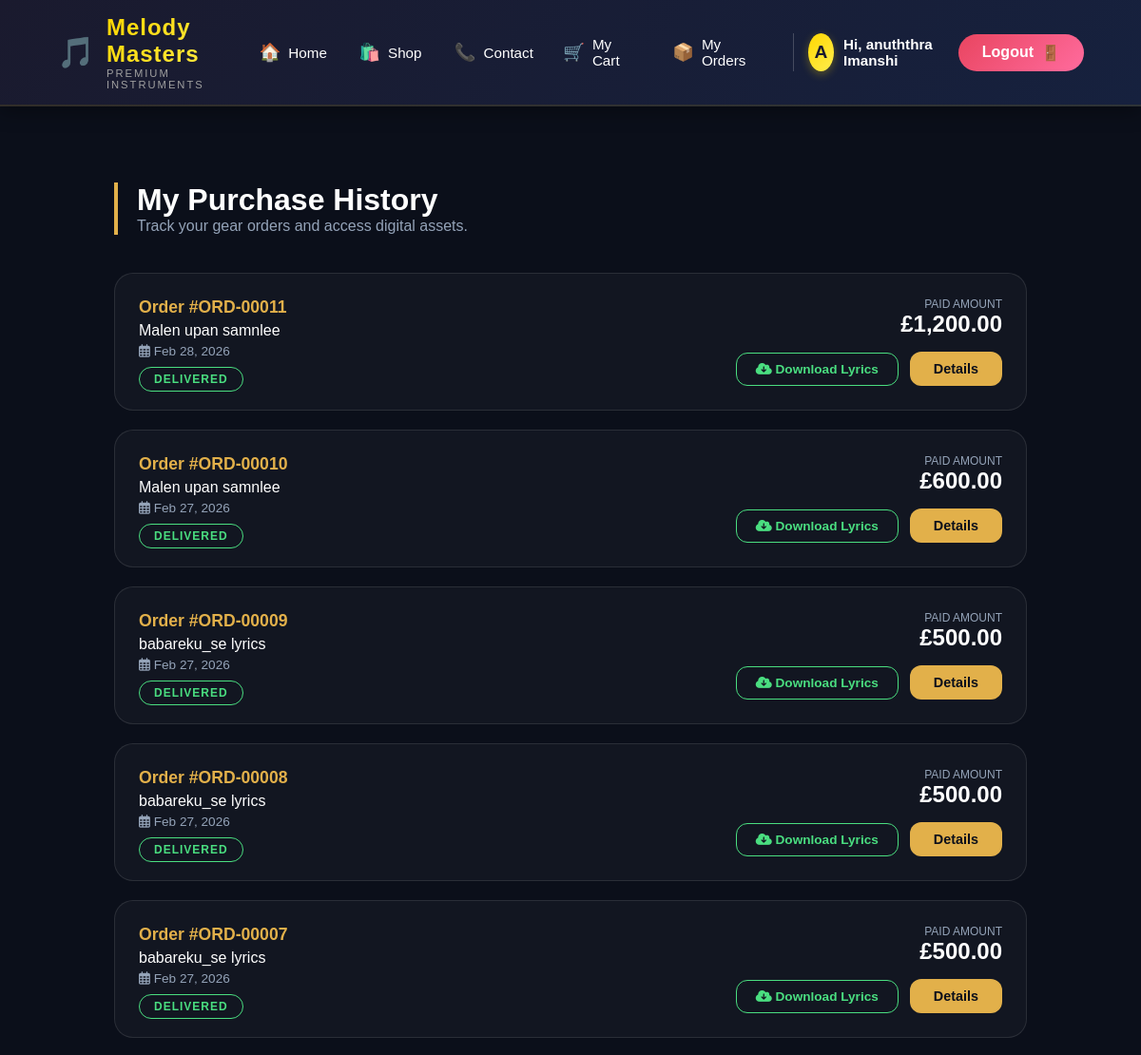
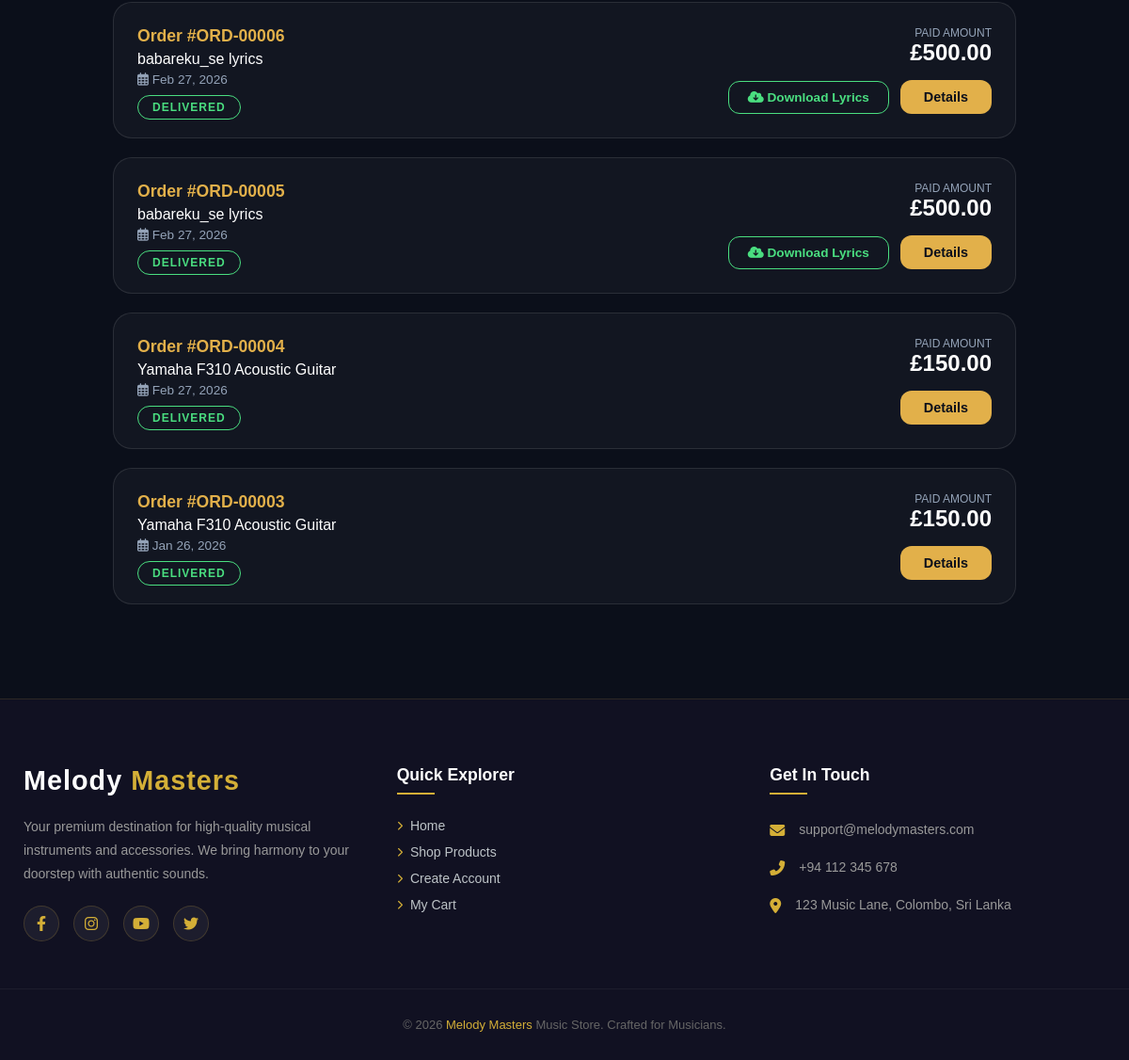
Screenshot of /my_orders.php (signed in) with the database file from the repository (2 pictures, top to bottom).
### tables this page shows
CREATE TABLE `orders` (
  `order_id` int(11) NOT NULL,
  `user_id` int(11) DEFAULT NULL,
  `order_date` timestamp NOT NULL DEFAULT current_timestamp(),
  `total_amount` decimal(10,2) NOT NULL,
  `shipping_cost` decimal(10,2) DEFAULT 0.00,
  `order_status` enum('Pending','Paid','Shipped','Delivered') DEFAULT 'Pending'
);

CREATE TABLE `products` (
  `product_id` int(11) NOT NULL,
  `category_id` int(11) DEFAULT NULL,
  `product_name` varchar(100) NOT NULL,
  `brand` varchar(50) DEFAULT NULL,
  `price` decimal(10,2) NOT NULL,
  `stock_quantity` int(11) NOT NULL,
  `product_image` varchar(255) DEFAULT NULL,
  `specifications` text DEFAULT NULL,
  `product_type` enum('Physical','Digital') NOT NULL,
  `status` enum('Active','Archived') DEFAULT 'Active'
);

CREATE TABLE `order_items` (
  `item_id` int(11) NOT NULL,
  `order_id` int(11) DEFAULT NULL,
  `product_id` int(11) DEFAULT NULL,
  `quantity` int(11) NOT NULL,
  `unit_price` decimal(10,2) NOT NULL
);

### my_orders.php (the view, shortened to what this page needs)
<?php
include 'db_connect.php';
include 'navbar.php';
$user_id = $_SESSION['user_id'];
$sql = "SELECT o.*, oi.product_id, p.product_name, dp.file_path
        FROM orders o
        JOIN order_items oi ON o.order_id = oi.order_id
        JOIN products p ON oi.product_id = p.product_id
        LEFT JOIN digital_products dp ON p.product_id = dp.product_id
        WHERE o.user_id = '$user_id'
        ORDER BY o.order_date DESC";
$result = $conn->query($sql);
?>
<!DOCTYPE html>
<html lang="en">
<head>
    <link rel="stylesheet" href="https://cdnjs.cloudflare.com/ajax/libs/font-awesome/6.4.0/css/all.min.css">
</head>
<body>
<div class="order-history-container">
    <div class="header-section">
        <h1>My Purchase History</h1>
        <p style="color: #94a3b8;">Track your gear orders and access digital assets.</p>
    </div>
    <?php if ($result && $result->num_rows > 0): ?>
        <?php while($row = $result->fetch_assoc()): ?>
            <div class="order-card">
                <div class="order-info">
                    <div style="font-size: 1.1rem; font-weight: 700; color: var(--accent);">
                        Order #ORD-<?php echo str_pad($row['order_id'], 5, '0', STR_PAD_LEFT); ?>
                    </div>
                    <div style="font-size: 1rem; margin: 5px 0; color: #fff;">
                        <?php echo htmlspecialchars($row['product_name']); ?>
                    </div>
                    <div style="color: #94a3b8; font-size: 0.85rem;">
                        <i class="far fa-calendar-alt"></i> <?php echo date('M d, Y', strtotime($row['order_date'])); ?>
                    </div>
                    <div style="margin-top: 15px;">
                        <?php
                        $status = isset($row['order_status']) ? $row['order_status'] : $row['status'];
                        $color = ($status == 'Delivered' || $status == 'Completed') ? '#4ade80' : (($status == 'Shipped') ? '#3498db' : '#f1c40f');
                        ?>
                        <span class="status-badge" style="border: 1px solid <?php echo $color; ?>; color: <?php echo $color; ?>;">
                            <?php echo $status; ?>
                        </span>
                    </div>
                </div>
                <div style="text-align: right;">
                    <div style="margin-bottom: 15px;">
                        <div style="color: #94a3b8; font-size: 0.75rem; text-transform: uppercase;">Paid Amount</div>
                        <div style="font-size: 1.5rem; font-weight: 700;">£<?php echo number_format($row['total_amount'], 2); ?></div>
                    </div>
                    <div class="btn-group">
                        <?php if (!empty($row['file_path'])): ?>
                            <a href="download.php?product_id=<?php echo $row['product_id']; ?>" class="btn-download">
                                <i class="fas fa-cloud-download-alt"></i> Download Lyrics
                            </a>
                        <?php endif; ?>
                        <a href="order_success.php?id=<?php echo $row['order_id']; ?>" class="btn-view">Details</a>
                    </div>
                </div>
            </div>
        <?php endwhile; ?>
    <?php endif; ?>
</div>
<?php include 'footer.php'; ?>
</body>
</html>

### navbar.php (style rules this page uses)
* { margin: 0; padding: 0; box-sizing: border-box; }
:root { --primary-dark: #1a1a2e; --secondary-dark: #16213e; --accent-gold: #ffd700; --accent-red: #e94560; --text-light: #ffffff; --text-muted: #a0a0a0; --gradient-primary: linear-gradient(135deg, #1a1a2e 0%, #16213e 100%); --gradient-gold: linear-gradient(135deg, #ffd700 0%, #ffed4e 100%); --gradient-red: linear-gradient(135deg, #e94560 0%, #ff6b9d 100%); }

### my_orders.php (style rules this page uses)
:root { --primary: #0b0f1a; --accent: #e2b04a; --card: rgba(255,255,255,0.03); --success: #4ade80; }
body { font-family: 'Poppins', sans-serif; background: var(--primary); color: white; margin: 0; }
.order-history-container { max-width: 1000px; margin: 60px auto; padding: 20px; }
.header-section { margin-bottom: 40px; border-left: 4px solid var(--accent); padding-left: 20px; }
.order-card { background: var(--card); border: 1px solid rgba(255,255,255,0.1); border-radius: 20px; padding: 25px; margin-bottom: 20px; display: flex; justify-content: space-between; align-items: center; transition: 0.3s ease; }
.status-badge { padding: 5px 15px; border-radius: 30px; font-size: 0.75rem; font-weight: 700; text-transform: uppercase; letter-spacing: 1px; }
.btn-group { display: flex; align-items: center; gap: 12px; }
.btn-view { background: var(--accent); color: var(--primary); padding: 10px 25px; border-radius: 12px; text-decoration: none; font-weight: 700; font-size: 0.9rem; transition: 0.3s; }
.btn-download { background: transparent; color: var(--success); border: 1px solid var(--success); padding: 9px 20px; border-radius: 12px; text-decoration: none; font-weight: 600; font-size: 0.85rem; transition: 0.3s; }

### footer.php (style rules this page uses)
:root { --footer-bg: #111122; --footer-text: #bdc3c7; --footer-gold: #d4af37; --footer-gold-glow: rgba(212, 175, 55, 0.2); }

### rows the page displays
orders: order_id "00011", products.product_name "Malen upan samnlee", order_date "Feb 28, 2026", order_status "DELIVERED", total_amount "1,200.00"
orders: order_id "00010", products.product_name "Malen upan samnlee", order_date "Feb 27, 2026", order_status "DELIVERED", total_amount "600.00"
orders: order_id "00009", products.product_name "babareku_se lyrics", order_date "Feb 27, 2026", order_status "DELIVERED", total_amount "500.00"
orders: order_id "00008", products.product_name "babareku_se lyrics", order_date "Feb 27, 2026", order_status "DELIVERED", total_amount "500.00"
orders: order_id "00007", products.product_name "babareku_se lyrics", order_date "Feb 27, 2026", order_status "DELIVERED", total_amount "500.00"
orders: order_id "00006", products.product_name "babareku_se lyrics", order_date "Feb 27, 2026", order_status "DELIVERED", total_amount "500.00"
orders: order_id "00005", products.product_name "babareku_se lyrics", order_date "Feb 27, 2026", order_status "DELIVERED", total_amount "500.00"
order_items: order.order_id "00004", product.product_name "Yamaha F310 Acoustic Guitar", order.order_date "Feb 27, 2026", order.order_status "DELIVERED", order.total_amount "150.00"
order_items: order.order_id "00003", product.product_name "Yamaha F310 Acoustic Guitar", order.order_date "Jan 26, 2026", order.order_status "DELIVERED", order.total_amount "150.00"

### other values shown
substr($_SESSION['full_name'], 0, 1) "A"
$_SESSION['full_name'] "anuththra Imanshi"
